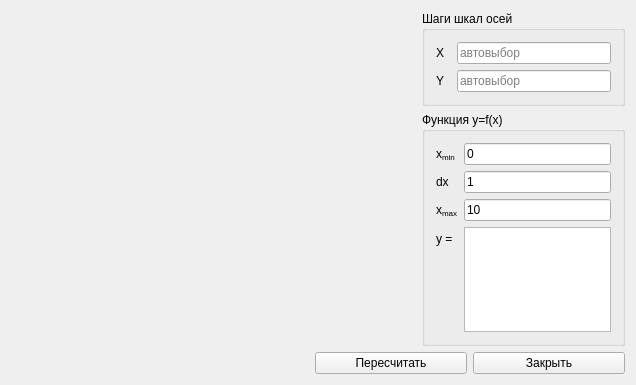
<?xml version="1.0" encoding="UTF-8"?>
<ui version="4.0">
 <class>MainWindow</class>
 <widget class="QMainWindow" name="MainWindow">
  <property name="geometry">
   <rect>
    <x>0</x>
    <y>0</y>
    <width>636</width>
    <height>385</height>
   </rect>
  </property>
  <property name="windowTitle">
   <string>Тестовый график</string>
  </property>
  <widget class="QWidget" name="centralWidget">
   <layout class="QGridLayout" name="gridLayout" columnstretch="2,1">
    <item row="1" column="1">
     <widget class="QGroupBox" name="groupBoxData">
      <property name="title">
       <string>Функция y=f(x)</string>
      </property>
      <layout class="QFormLayout" name="formLayout_2">
       <item row="0" column="0">
        <widget class="QLabel" name="labelXmin">
         <property name="text">
          <string>&lt;html&gt;&lt;head/&gt;&lt;body&gt;&lt;p&gt;x&lt;span style=&quot; font-size:10pt; vertical-align:sub;&quot;&gt;min&lt;/span&gt;&lt;/p&gt;&lt;/body&gt;&lt;/html&gt;</string>
         </property>
         <property name="textFormat">
          <enum>Qt::RichText</enum>
         </property>
        </widget>
       </item>
       <item row="0" column="1">
        <widget class="QLineEdit" name="lineEditXmin">
         <property name="text">
          <string>0</string>
         </property>
        </widget>
       </item>
       <item row="1" column="0">
        <widget class="QLabel" name="labelDx">
         <property name="text">
          <string>dx</string>
         </property>
         <property name="textFormat">
          <enum>Qt::RichText</enum>
         </property>
        </widget>
       </item>
       <item row="1" column="1">
        <widget class="QLineEdit" name="lineEditDx">
         <property name="text">
          <string>1</string>
         </property>
        </widget>
       </item>
       <item row="2" column="0">
        <widget class="QLabel" name="labelXmax">
         <property name="text">
          <string>&lt;html&gt;&lt;head/&gt;&lt;body&gt;&lt;p&gt;x&lt;span style=&quot; font-size:10pt; vertical-align:sub;&quot;&gt;max&lt;/span&gt;&lt;/p&gt;&lt;/body&gt;&lt;/html&gt;</string>
         </property>
         <property name="textFormat">
          <enum>Qt::RichText</enum>
         </property>
        </widget>
       </item>
       <item row="2" column="1">
        <widget class="QLineEdit" name="lineEditXmax">
         <property name="text">
          <string>10</string>
         </property>
        </widget>
       </item>
       <item row="5" column="0">
        <widget class="QLabel" name="labelFunc">
         <property name="text">
          <string>y = </string>
         </property>
        </widget>
       </item>
       <item row="5" column="1">
        <widget class="QPlainTextEdit" name="textEditFunc"/>
       </item>
      </layout>
     </widget>
    </item>
    <item row="0" column="1">
     <widget class="QGroupBox" name="groupBoxAxes">
      <property name="title">
       <string>Шаги шкал осей</string>
      </property>
      <layout class="QFormLayout" name="formLayout">
       <item row="0" column="0">
        <widget class="QLabel" name="labelX">
         <property name="text">
          <string>X  </string>
         </property>
        </widget>
       </item>
       <item row="1" column="0">
        <widget class="QLabel" name="labelY">
         <property name="text">
          <string>Y  </string>
         </property>
        </widget>
       </item>
       <item row="0" column="1">
        <widget class="QLineEdit" name="lineEditX">
         <property name="placeholderText">
          <string>автовыбор</string>
         </property>
        </widget>
       </item>
       <item row="1" column="1">
        <widget class="QLineEdit" name="lineEditY">
         <property name="placeholderText">
          <string>автовыбор</string>
         </property>
        </widget>
       </item>
      </layout>
     </widget>
    </item>
    <item row="2" column="0" colspan="2">
     <layout class="QHBoxLayout" name="horizontalLayout" stretch="2,1,1">
      <property name="sizeConstraint">
       <enum>QLayout::SetDefaultConstraint</enum>
      </property>
      <item>
       <spacer name="horizontalSpacer">
        <property name="orientation">
         <enum>Qt::Horizontal</enum>
        </property>
        <property name="sizeHint" stdset="0">
         <size>
          <width>0</width>
          <height>0</height>
         </size>
        </property>
       </spacer>
      </item>
      <item>
       <widget class="QPushButton" name="pushButtonRefresh">
        <property name="text">
         <string>Пересчитать</string>
        </property>
       </widget>
      </item>
      <item>
       <widget class="QPushButton" name="pushButtonClose">
        <property name="text">
         <string>Закрыть</string>
        </property>
       </widget>
      </item>
     </layout>
    </item>
    <item row="0" column="0" rowspan="2">
     <widget class="MyPlotWidget" name="plot" native="true"/>
    </item>
   </layout>
  </widget>
 </widget>
 <layoutdefault spacing="6" margin="11"/>
 <customwidgets>
  <customwidget>
   <class>MyPlotWidget</class>
   <extends>QWidget</extends>
   <header>plotwidget.h</header>
   <container>1</container>
  </customwidget>
 </customwidgets>
 <resources/>
 <connections/>
</ui>
